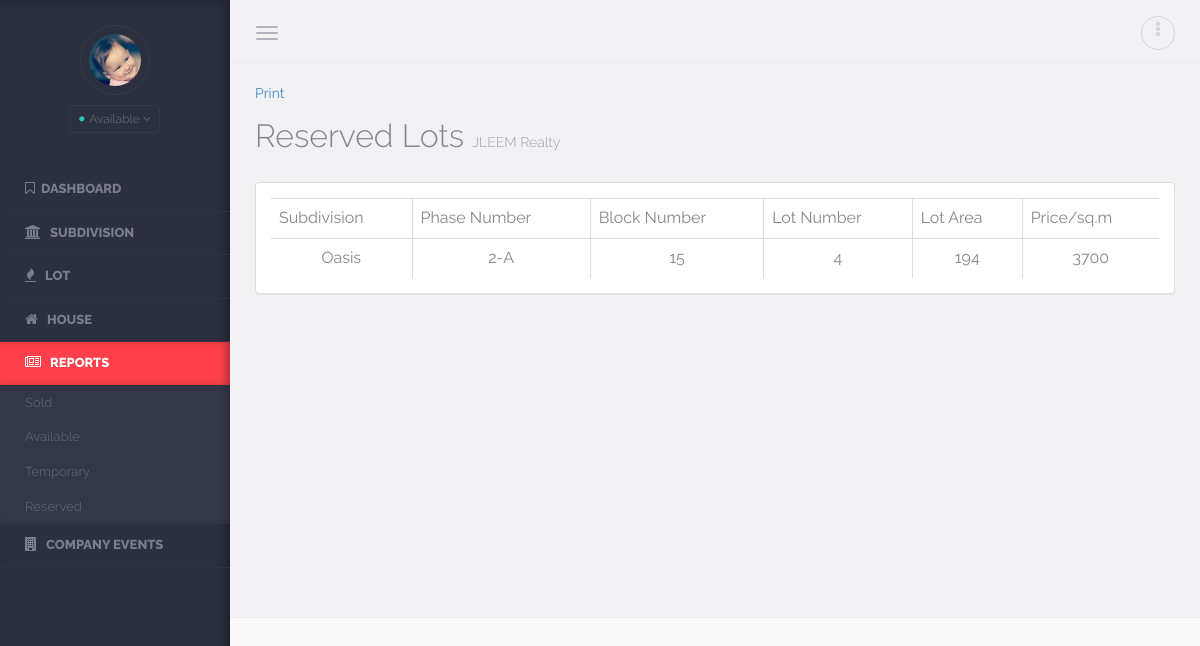
Page /reserved.php?status=Reserved on the committed database.
### tables this page shows
CREATE TABLE IF NOT EXISTS `lot` (
  `lot_id` int(11) NOT NULL AUTO_INCREMENT,
  `subdname` varchar(25) NOT NULL,
  `phase` varchar(5) NOT NULL,
  `block` int(3) NOT NULL,
  `lotno` int(3) NOT NULL,
  `lotarea` int(11) NOT NULL,
  `class` varchar(15) NOT NULL,
  `price` varchar(15) NOT NULL,
  `tcp` int(11) NOT NULL,
  `lotstatus` varchar(20) NOT NULL,
  `remarks` varchar(1000) NOT NULL,
  `soldto` varchar(50) NOT NULL,
  PRIMARY KEY (`lot_id`)
);

### reserved.php (the view, shortened to what this page needs)
<html lang="en">
<head>
	<link rel="stylesheet" href="assets/css/bootstrap/bootstrap.css" />
    <link rel="stylesheet" href="assets/css/plugins/calendar/calendar.css" />
    <link rel="stylesheet" href="assets/css/app/app.v1.css" />
</head>
<header>
<aside class="left-panel">
            <div class="user text-center">
                  <img src="assets/images/avtar/user.png" class="img-circle" alt="...">
                  <h4 class="user-name"> <h4><?php echo $_SESSION['fname'];?></h4>
                  <div class="dropdown user-login">
                  <button class="btn btn-xs dropdown-toggle btn-rounded" type="button" data-toggle="dropdown" aria-expanded="true">
                    <i class="fa fa-circle status-icon available"></i> Available <i class="fa fa-angle-down"></i>
                  </button>
                  </div>
            </div>
 <nav class="navigation">
            	<ul class="list-unstyled">
                	<li ><a href="admin_index.php"><i class="fa fa-bookmark-o"></i><span class="nav-label">Dashboard</span></a></li>
                    <li class="has-submenu"><a href="subdivision.php"><i class="fa fa-university"></i> <span class="nav-label">Subdivision</span></a>
                    </li>
                   <li class="has-submenu"><a href="lot.php"><i class="fa fa-fire"></i> <span class="nav-label">Lot</span></a>
                    </li>
                    <li class="has-submenu"><a href="house.php"><i class="fa fa-home"></i> <span class="nav-label">House</span></a>
                    </li>
                   <li class="active"><a href="report.php"><i class="fa fa-newspaper-o"></i> <span class="nav-label">Reports</span></a>
                   <ul class="list-unstyled">
						<li><a href="sold.php?status=sold">Sold</a></li>
                        	<li><a href="available.php?status=Available">Available</a></li>
							<li><a href="temporary.php?status=Temporarily Reserved">Temporary</a></li>
                        	<li><a href="reserved.php?status=Reserved">Reserved</a></li>
                        </ul>
                    </li>
                    <li class="has-submenu"><a href="events.php"><i class="fa fa-building"></i> <span class="nav-label">Company Events</span></a>
                    </li>
                </ul>
            </nav>
    </aside>
		<section class="content">
		<header class="top-head container-fluid">
            <button type="button" class="navbar-toggle pull-left">
                <span class="icon-bar"></span>
                <span class="icon-bar"></span>
                <span class="icon-bar"></span>
            </button>
       <ul class="nav-toolbar">
   <li class="dropdown"><a href="#" data-toggle="dropdown"><i class="fa fa-ellipsis-v"></i></a>
                </li>
            </ul>
        </header>
 <div class="warper container-fluid">
 <a href="reserved_pdf.php"> Print </a>
 <div class="page-header"><h1> Reserved Lots <small>JLEEM Realty</small></h1></div>
 		<div class="panel panel-default">
                        <div class="panel-body table-responsive">
						  <table class="table table-bordered">
                            <tr>
                              <td >Subdivision</td>
                              <td >Phase Number</td>
                              <td >Block Number</td>
                              <td >Lot Number</td>
                              <td >Lot Area</td>
                              <td >Price/sq.m</td>
                            </tr>
<?php
$status=$_GET['status'];
$result = mysql_query("SELECT * FROM lot where lotstatus='$status' ORDER BY lot_id");
$rows = MYSQL_NUMROWS($result);
If ($rows == 0)
	{
	echo 'Sorry No Record Found!';
	}
else if ($rows > 0)
	{
	$i=0;
	while ($i<$rows)
		{
			$subdname = MYSQL_RESULT($result,$i,"subdname");
			$phase = MYSQL_RESULT($result,$i,"phase");
			$block = MYSQL_RESULT($result,$i,"block");
			$lotno = MYSQL_RESULT($result,$i,"lotno");
			$lotarea = MYSQL_RESULT($result,$i,"lotarea");
			$price = MYSQL_RESULT($result,$i,"price");
?>
                            <tr>
                              <td align="center"><?php echo $subdname ?></td>
                              <td align="center"><?php echo $phase ?></td>
                              <td align="center"><?php echo $block ?></td>
                              <td align="center"><?php echo $lotno; ?></td>
                              <td align="center"><?php echo $lotarea; ?></td>
                              <td align="center"><?php echo $price; ?></td>
                            </tr>
                            <?php
$i++;
	}
	}
?>
      </table>
</div>
</div>
</body>
</html>

### assets/css/app/app.v1.css (style rules this page uses)
body, html { overflow-x:hidden; }
aside.left-panel { background-color:#2b2f3e; width:230px; position:fixed; padding:25px 0px; box-shadow:inset -5px 0px 8px rgba(0,0,0,0.3); height:100%; top:0px; left:0px; }
.user { margin-bottom:35px; }
.user h4.user-name { color:#8e909a; font-size:16px; }
.user img { border:1px solid #383c4a; padding:8px; width:70px; }
.user .user-login { display:inline-block; }
.user .user-login .btn { border:1px solid #343847; background-color:transparent; color:#616574; padding:4px 8px; }
.navigation { margin:20px 0px; }
.navigation > ul > li { position:relative; }
.navigation > ul > li.has-submenu:after { content:"\f105"; font-family: 'FontAwesome'; display:inline-block; position:absolute; color:#7a7e8a; right:15px; transition: all 0.4s; -moz-transition: all 0.4s; -webkit-transition: all 0.4s; -o-transition: all 0.4s; top:10px; visibility:hidden; }
.navigation > ul > li > a { display:block; padding:12px 25px; color:#7a7e8a; text-transform:uppercase; font-size:13px; text-decoration:none; font-weight:800; border-bottom:1px solid #2f3444; transition: all 0.4s; -moz-transition: all 0.4s; -webkit-transition: all 0.4s; -o-transition: all 0.4s; }
.navigation > ul > li:hover > a, .navigation > ul > li.active:hover > a, .navigation > ul > li.active > a { color:#fff; background-color: #ff404b; -webkit-box-shadow: inset -6px 0 8px -2px rgba(0,0,0,0.3); box-shadow: inset -6px 0 8px -2px rgba(0,0,0,0.3); }
.navigation ul li a i { margin-right:6px; font-size:14px; }
.navigation ul li ul { display:none; background-color:#333747; -webkit-box-shadow: inset -6px 0 8px -2px rgba(0,0,0,0.2); box-shadow: inset -6px 0 8px -2px rgba(0,0,0,0.2); }
aside:not(.collapsed) .navigation ul li.active ul { display:block; }
.navigation ul li ul li a { padding:8px 25px; color:#5e6271; text-decoration:none; white-space:nowrap; transition: all 0.2s; -moz-transition: all 0.2s; -webkit-transition: all 0.2s; -o-transition: all 0.2s; font-size:13px; border-left:0px solid #5e6271; text-align:left; display:block; }
header { background-color:#f2f2f4; border-bottom:1px solid #ececee; padding-top:4px; padding-bottom:4px; }
.navbar-toggle { margin:8px 20px 8px 0px; display:block; padding-left:0px; }
.navbar-toggle .icon-bar { background-color:#b3b3be; }
.nav-toolbar { margin:8px 0px; float:right; }
.nav-toolbar > li { padding:0px; display:inline-block; margin-left:5px; position:relative; list-style:none; }
.nav-toolbar > li > a { color:#d3d3db; font-size:18px; border:1px solid #d3d3db; border-radius:50px; height:34px; width:34px; text-align:center; display:block; padding:4px; }
.content { margin-left:230px; }
.content > .container-fluid { padding-left:25px; padding-right:25px; }
.warper { padding-top:20px; padding-bottom:20px; min-height:550px; }
.page-header { margin:0px; border:0px; }
.page-header h1 { color:#84868e; font-weight:300; font-size:32px; margin-top:15px; margin-bottom:20px; }
.page-header * { font-weight:300; }
.page-header * small { font-size:14px; color:#9D9EA5; }
.panel { margin-bottom:30px; }

### rows in the picture
lot: subdname "Oasis", phase "2-A", block "15", lotno "4", lotarea "194", price "3700"
